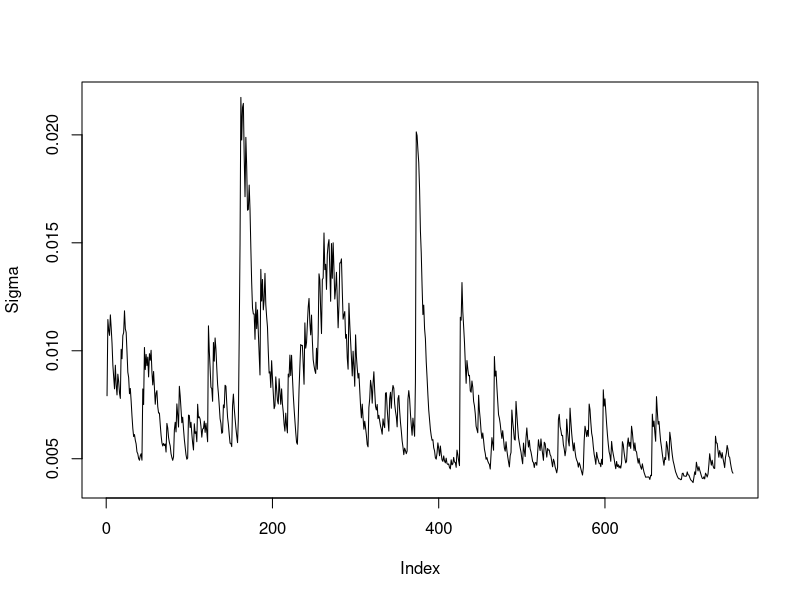
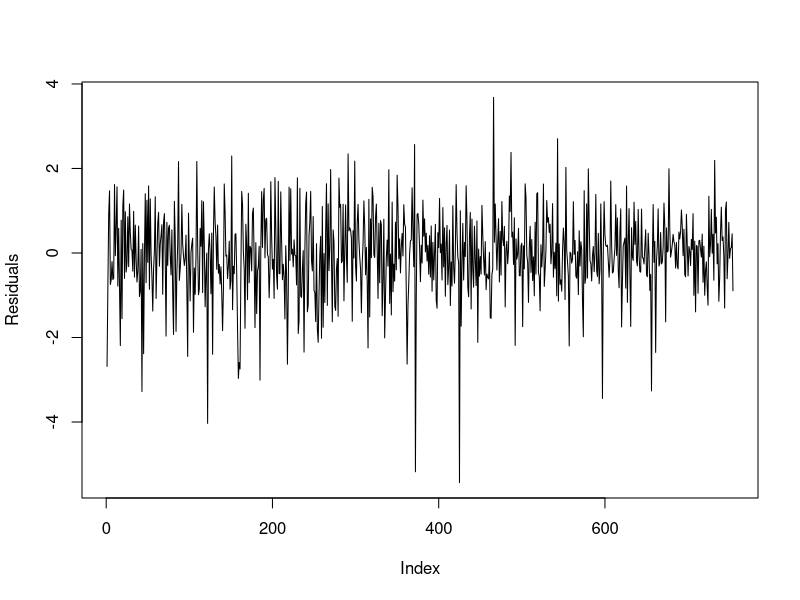
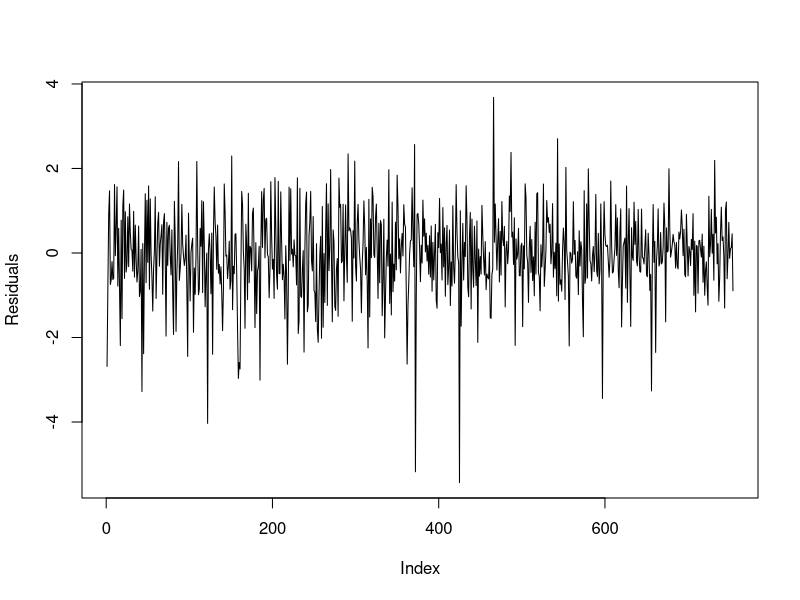
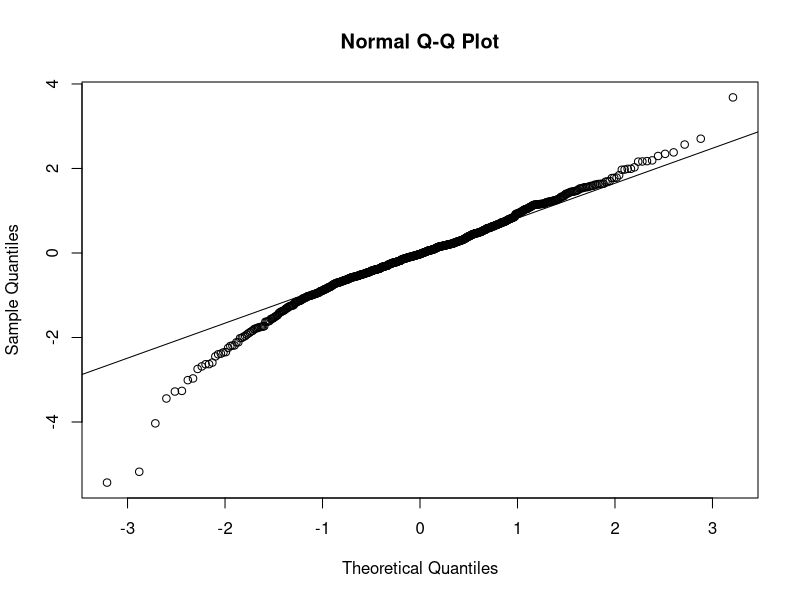
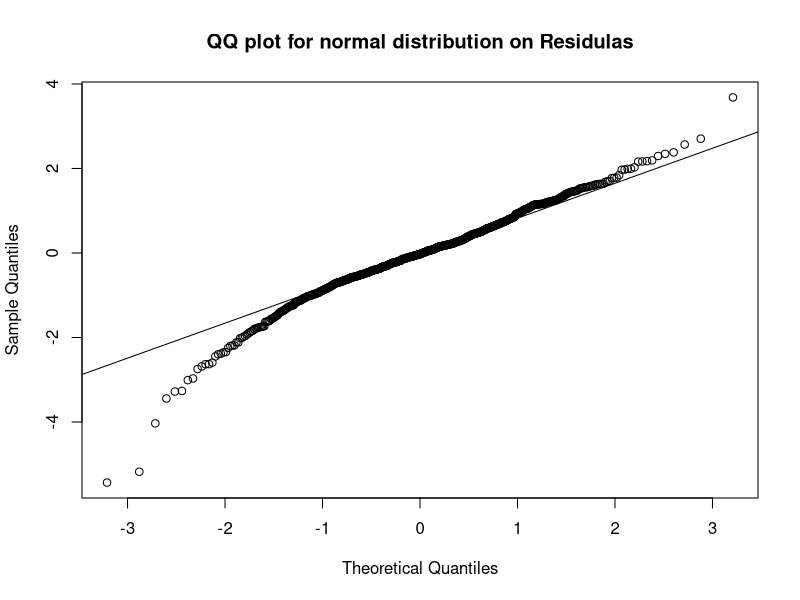
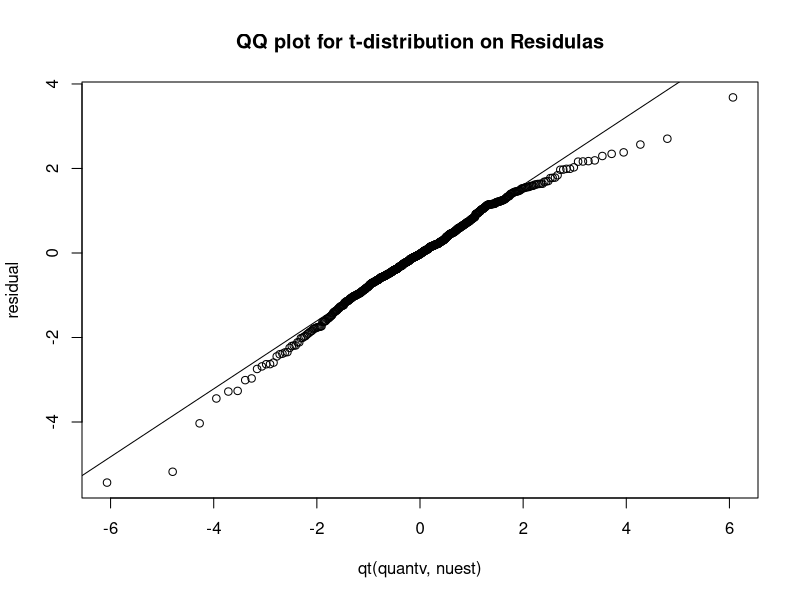

Here is the R script that generated these plots, in order:
## ---- chunk 1
knitr::opts_chunk$set(echo = TRUE)
## ---- chunk 2
library(fGarch)
X = read.csv("NYA-2015-2017.csv",header=TRUE)
log_return = diff(log(X$Adj.Close))
log_return.ts = ts(data=log_return, start=c(2015,1), frequency=252,names="logret")
NYA_garch = garchFit(~garch(1,1),data=log_return.ts,cond.dist = c("norm"),include.mean=TRUE,algorithm = c("nlminb"),hessian = c("ropt"))
half_life = ceiling(1-log(2)/log(NYA_garch@fit$par[3]+NYA_garch@fit$par[4]))
## ---- chunk 3
summary(NYA_garch)
## ---- chunk 4
plot(NYA_garch@sigma.t,type="l",ylab="Sigma")
plot(NYA_garch@residuals/NYA_garch@sigma.t,type="l",ylab="Residuals")
## ---- chunk 5
plot(NYA_garch@residuals/NYA_garch@sigma.t,type="l",ylab="Residuals")
qqnorm(NYA_garch@residuals/NYA_garch@sigma.t)
qqline(NYA_garch@residuals/NYA_garch@sigma.t)
summary(NYA_garch)
## ---- chunk 6
library(mnormt)
library(MASS)
residual = NYA_garch@residuals/NYA_garch@sigma.t
df = seq(2,10,0.01)
n = length(df)
loglik_max = rep(0,n)
for (i in 1:n){
  fit = cov.trob(residual, nu=df[i])
  mu = fit$center
  sigma = fit$cov
  loglik_max[i] = sum(log(dmt(residual,mean=fit$center,S=fit$cov,df=df[i])))
}
nuest = df[which.max(loglik_max)]
N = length(residual)
quantv = (1/N)*seq(0.5,N-0.5,1)
qqnorm(NYA_garch@residuals/NYA_garch@sigma.t,main="QQ plot for normal distribution on Residulas")
qqline(NYA_garch@residuals/NYA_garch@sigma.t)
qqplot(qt(quantv,nuest),residual, main="QQ plot for t-distribution on Residulas")
qqline(residual, distribution = function(p) qt(p,nuest), prob=c(0.1,0.9),col=1)
## ---- chunk 7
pred = predict(NYA_garch,n.ahead=5)
rVaR_norm = 1-exp(qnorm(0.005,pred$meanForecast,pred$standardDeviation))
garch11_t = garchFit(~garch(1,1),data=log_return.ts,cond.dist = c("std"),include.mean = TRUE,algorithm = c("nlminb"),hessian = c("ropt"))
predt = predict(garch11_t,n.ahead=5)
nuest_t=garch11_t@fit$coef[5]
rVaR_t = 1-exp(predt$meanForecast+predt$standardDeviation*sqrt((nuest_t-2)/nuest_t)*qt(0.005,nuest_t))
## ---- chunk 8
rVaR_norm
rVaR_t
## ---- chunk 9
NYA_garch = garchFit(~garch(1,1),data=log_return.ts,cond.dist = c("norm"),include.mean = TRUE,algorithm = c("nlminb"),hessian = c("ropt"))
## ---- chunk 10
summary(NYA_garch)
## ---- chunk 11
NYA_ar1garch=garchFit(~arma(1,0)+garch(1,1),data=log_return.ts,cond.dist=c("norm"),include.mean=TRUE,algorithm=c("nlminb"),hessian=c("ropt"))
## ---- chunk 12
summary(NYA_ar1garch)
## ---- chunk 13
NYA_garch_t = garchFit(~garch(1,1),data=log_return.ts,cond.dist = c("std"),include.mean = TRUE,algorithm = c("nlminb"),hessian = c("ropt"))
## ---- chunk 14
summary(NYA_garch_t)
